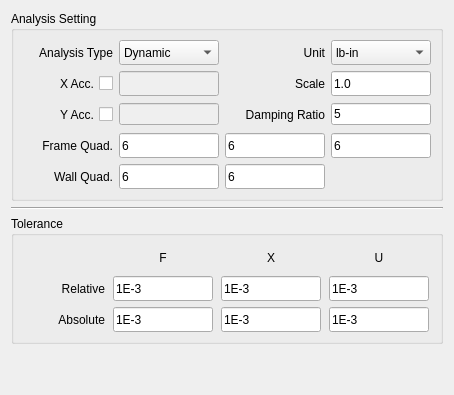
        <widget class="QWidget" name="tab">
         <attribute name="title">
          <string>Analysis</string>
         </attribute>
         <layout class="QVBoxLayout" name="verticalLayout_22">
          <item>
           <widget class="QGroupBox" name="groupBox_15">
            <property name="enabled">
             <bool>true</bool>
            </property>
            <property name="title">
             <string>Analysis Setting</string>
            </property>
            <layout class="QVBoxLayout" name="verticalLayout_12">
             <item>
              <layout class="QGridLayout" name="gridLayout_9">
               <item row="0" column="0">
                <widget class="QLabel" name="label_analysis_type">
                 <property name="minimumSize">
                  <size>
                   <width>90</width>
                   <height>25</height>
                  </size>
                 </property>
                 <property name="maximumSize">
                  <size>
                   <width>100</width>
                   <height>30</height>
                  </size>
                 </property>
                 <property name="text">
                  <string>Analysis Type</string>
                 </property>
                 <property name="alignment">
                  <set>Qt::AlignRight|Qt::AlignTrailing|Qt::AlignVCenter</set>
                 </property>
                </widget>
               </item>
               <item row="0" column="1">
                <widget class="QComboBox" name="box_analysis_type">
                 <property name="minimumSize">
                  <size>
                   <width>70</width>
                   <height>25</height>
                  </size>
                 </property>
                 <property name="maximumSize">
                  <size>
                   <width>100</width>
                   <height>30</height>
                  </size>
                 </property>
                 <item>
                  <property name="text">
                   <string>Dynamic</string>
                  </property>
                 </item>
                </widget>
               </item>
               <item row="0" column="2" alignment="Qt::AlignRight">
                <widget class="QLabel" name="label_unit">
                 <property name="minimumSize">
                  <size>
                   <width>70</width>
                   <height>25</height>
                  </size>
                 </property>
                 <property name="maximumSize">
                  <size>
                   <width>100</width>
                   <height>30</height>
                  </size>
                 </property>
                 <property name="text">
                  <string>Unit</string>
                 </property>
                 <property name="alignment">
                  <set>Qt::AlignRight|Qt::AlignTrailing|Qt::AlignVCenter</set>
                 </property>
                </widget>
               </item>
               <item row="0" column="3">
                <widget class="QComboBox" name="box_unit">
                 <property name="minimumSize">
                  <size>
                   <width>70</width>
                   <height>25</height>
                  </size>
                 </property>
                 <property name="maximumSize">
                  <size>
                   <width>100</width>
                   <height>30</height>
                  </size>
                 </property>
                 <item>
                  <property name="text">
                   <string>lb-in</string>
                  </property>
                 </item>
                 <item>
                  <property name="text">
                   <string>kN-m</string>
                  </property>
                 </item>
                 <item>
                  <property name="text">
                   <string>kN-mm</string>
                  </property>
                 </item>
                </widget>
               </item>
               <item row="1" column="0">
                <widget class="QCheckBox" name="check_accx">
                 <property name="minimumSize">
                  <size>
                   <width>90</width>
                   <height>25</height>
                  </size>
                 </property>
                 <property name="maximumSize">
                  <size>
                   <width>100</width>
                   <height>30</height>
                  </size>
                 </property>
                 <property name="layoutDirection">
                  <enum>Qt::RightToLeft</enum>
                 </property>
                 <property name="text">
                  <string>X Acc.</string>
                 </property>
                </widget>
               </item>
               <item row="1" column="1">
                <widget class="QLineEdit" name="input_accx">
                 <property name="enabled">
                  <bool>false</bool>
                 </property>
                 <property name="minimumSize">
                  <size>
                   <width>70</width>
                   <height>25</height>
                  </size>
                 </property>
                 <property name="maximumSize">
                  <size>
                   <width>100</width>
                   <height>30</height>
                  </size>
                 </property>
                 <property name="text">
                  <string/>
                 </property>
                </widget>
               </item>
               <item row="1" column="2" alignment="Qt::AlignRight">
                <widget class="QLabel" name="label_scale">
                 <property name="minimumSize">
                  <size>
                   <width>70</width>
                   <height>25</height>
                  </size>
                 </property>
                 <property name="maximumSize">
                  <size>
                   <width>100</width>
                   <height>30</height>
                  </size>
                 </property>
                 <property name="text">
                  <string>Scale</string>
                 </property>
                 <property name="alignment">
                  <set>Qt::AlignRight|Qt::AlignTrailing|Qt::AlignVCenter</set>
                 </property>
                </widget>
               </item>
               <item row="1" column="3">
                <widget class="QLineEdit" name="input_scale">
                 <property name="minimumSize">
                  <size>
                   <width>70</width>
                   <height>25</height>
                  </size>
                 </property>
                 <property name="maximumSize">
                  <size>
                   <width>100</width>
                   <height>30</height>
                  </size>
                 </property>
                 <property name="text">
                  <string>1.0</string>
                 </property>
                </widget>
               </item>
               <item row="2" column="0">
                <widget class="QCheckBox" name="check_accy">
                 <property name="minimumSize">
                  <size>
                   <width>90</width>
                   <height>25</height>
                  </size>
                 </property>
                 <property name="maximumSize">
                  <size>
                   <width>100</width>
                   <height>30</height>
                  </size>
                 </property>
                 <property name="layoutDirection">
                  <enum>Qt::RightToLeft</enum>
                 </property>
                 <property name="text">
                  <string>Y Acc.</string>
                 </property>
                </widget>
               </item>
               <item row="2" column="1">
                <widget class="QLineEdit" name="input_accy">
                 <property name="enabled">
                  <bool>false</bool>
                 </property>
                 <property name="maximumSize">
                  <size>
                   <width>100</width>
                   <height>16777215</height>
                  </size>
                 </property>
                </widget>
               </item>
               <item row="2" column="2" alignment="Qt::AlignRight">
                <widget class="QLabel" name="label_damping">
                 <property name="minimumSize">
                  <size>
                   <width>70</width>
                   <height>25</height>
                  </size>
                 </property>
                 <property name="maximumSize">
                  <size>
                   <width>100</width>
                   <height>30</height>
                  </size>
                 </property>
                 <property name="text">
                  <string>Damping Ratio</string>
                 </property>
                 <property name="alignment">
                  <set>Qt::AlignRight|Qt::AlignTrailing|Qt::AlignVCenter</set>
                 </property>
                </widget>
               </item>
               <item row="2" column="3">
                <widget class="QLineEdit" name="input_damping">
                 <property name="maximumSize">
                  <size>
                   <width>100</width>
                   <height>16777215</height>
                  </size>
                 </property>
                 <property name="text">
                  <string>5</string>
                 </property>
                </widget>
               </item>
               <item row="3" column="0">
                <widget class="QLabel" name="label_quad_frame">
                 <property name="minimumSize">
                  <size>
                   <width>90</width>
                   <height>25</height>
                  </size>
                 </property>
                 <property name="maximumSize">
                  <size>
                   <width>100</width>
                   <height>30</height>
                  </size>
                 </property>
                 <property name="text">
                  <string>Frame Quad.</string>
                 </property>
                 <property name="alignment">
                  <set>Qt::AlignRight|Qt::AlignTrailing|Qt::AlignVCenter</set>
                 </property>
                </widget>
               </item>
               <item row="3" column="1">
                <widget class="QLineEdit" name="input_qfx">
                 <property name="minimumSize">
                  <size>
                   <width>70</width>
                   <height>25</height>
                  </size>
                 </property>
                 <property name="maximumSize">
                  <size>
                   <width>100</width>
                   <height>30</height>
                  </size>
                 </property>
                 <property name="text">
                  <string>6</string>
                 </property>
                </widget>
               </item>
               <item row="3" column="2">
                <widget class="QLineEdit" name="input_qfy">
                 <property name="minimumSize">
                  <size>
                   <width>70</width>
                   <height>25</height>
                  </size>
                 </property>
                 <property name="maximumSize">
                  <size>
                   <width>100</width>
                   <height>30</height>
                  </size>
                 </property>
                 <property name="text">
                  <string>6</string>
                 </property>
                </widget>
               </item>
               <item row="3" column="3">
                <widget class="QLineEdit" name="input_qfz">
                 <property name="minimumSize">
                  <size>
                   <width>70</width>
                   <height>25</height>
                  </size>
                 </property>
                 <property name="maximumSize">
                  <size>
                   <width>100</width>
                   <height>30</height>
                  </size>
                 </property>
                 <property name="text">
                  <string>6</string>
                 </property>
                </widget>
               </item>
               <item row="4" column="0">
                <widget class="QLabel" name="label_quad_wall">
                 <property name="minimumSize">
                  <size>
                   <width>90</width>
                   <height>25</height>
                  </size>
                 </property>
                 <property name="maximumSize">
                  <size>
                   <width>100</width>
                   <height>30</height>
                  </size>
                 </property>
                 <property name="text">
                  <string>Wall Quad.</string>
                 </property>
                 <property name="alignment">
                  <set>Qt::AlignRight|Qt::AlignTrailing|Qt::AlignVCenter</set>
                 </property>
                </widget>
               </item>
               <item row="4" column="1">
                <widget class="QLineEdit" name="input_qwx">
                 <property name="minimumSize">
                  <size>
                   <width>70</width>
                   <height>25</height>
                  </size>
                 </property>
                 <property name="maximumSize">
                  <size>
                   <width>100</width>
                   <height>30</height>
                  </size>
                 </property>
                 <property name="text">
                  <string>6</string>
                 </property>
                </widget>
               </item>
               <item row="4" column="2">
                <widget class="QLineEdit" name="input_qwy">
                 <property name="minimumSize">
                  <size>
                   <width>70</width>
                   <height>25</height>
                  </size>
                 </property>
                 <property name="maximumSize">
                  <size>
                   <width>100</width>
                   <height>30</height>
                  </size>
                 </property>
                 <property name="text">
                  <string>6</string>
                 </property>
                </widget>
               </item>
              </layout>
             </item>
            </layout>
           </widget>
          </item>
          <item>
           <widget class="Line" name="line_3">
            <property name="orientation">
             <enum>Qt::Horizontal</enum>
            </property>
           </widget>
          </item>
          <item>
           <widget class="QGroupBox" name="groupBox_6">
            <property name="title">
             <string>Tolerance</string>
            </property>
            <layout class="QVBoxLayout" name="verticalLayout_20">
             <item>
              <layout class="QGridLayout" name="gridLayout_16">
               <item row="0" column="1" alignment="Qt::AlignHCenter">
                <widget class="QLabel" name="label_10">
                 <property name="minimumSize">
                  <size>
                   <width>40</width>
                   <height>25</height>
                  </size>
                 </property>
                 <property name="maximumSize">
                  <size>
                   <width>80</width>
                   <height>40</height>
                  </size>
                 </property>
                 <property name="text">
                  <string>F</string>
                 </property>
                 <property name="alignment">
                  <set>Qt::AlignCenter</set>
                 </property>
                </widget>
               </item>
               <item row="0" column="2" alignment="Qt::AlignHCenter">
                <widget class="QLabel" name="label_11">
                 <property name="minimumSize">
                  <size>
                   <width>40</width>
                   <height>25</height>
                  </size>
                 </property>
                 <property name="maximumSize">
                  <size>
                   <width>80</width>
                   <height>40</height>
                  </size>
                 </property>
                 <property name="text">
                  <string>X</string>
                 </property>
                 <property name="alignment">
                  <set>Qt::AlignCenter</set>
                 </property>
                </widget>
               </item>
               <item row="0" column="3" alignment="Qt::AlignHCenter">
                <widget class="QLabel" name="label_12">
                 <property name="minimumSize">
                  <size>
                   <width>40</width>
                   <height>25</height>
                  </size>
                 </property>
                 <property name="maximumSize">
                  <size>
                   <width>80</width>
                   <height>40</height>
                  </size>
                 </property>
                 <property name="text">
                  <string>U</string>
                 </property>
                 <property name="alignment">
                  <set>Qt::AlignCenter</set>
                 </property>
                </widget>
               </item>
               <item row="1" column="0">
                <widget class="QLabel" name="label_2">
                 <property name="minimumSize">
                  <size>
                   <width>60</width>
                   <height>25</height>
                  </size>
                 </property>
                 <property name="maximumSize">
                  <size>
                   <width>80</width>
                   <height>40</height>
                  </size>
                 </property>
                 <property name="text">
                  <string>Relative</string>
                 </property>
                 <property name="alignment">
                  <set>Qt::AlignRight|Qt::AlignTrailing|Qt::AlignVCenter</set>
                 </property>
                </widget>
               </item>
               <item row="1" column="1">
                <widget class="QLineEdit" name="input_relf">
                 <property name="minimumSize">
                  <size>
                   <width>60</width>
                   <height>25</height>
                  </size>
                 </property>
                 <property name="maximumSize">
                  <size>
                   <width>100</width>
                   <height>40</height>
                  </size>
                 </property>
                 <property name="text">
                  <string>1E-3</string>
                 </property>
                </widget>
               </item>
               <item row="1" column="2">
                <widget class="QLineEdit" name="input_relx">
                 <property name="minimumSize">
                  <size>
                   <width>60</width>
                   <height>25</height>
                  </size>
                 </property>
                 <property name="maximumSize">
                  <size>
                   <width>100</width>
                   <height>40</height>
                  </size>
                 </property>
                 <property name="text">
                  <string>1E-3</string>
                 </property>
                </widget>
               </item>
               <item row="1" column="3">
                <widget class="QLineEdit" name="input_relu">
                 <property name="minimumSize">
                  <size>
                   <width>60</width>
                   <height>25</height>
                  </size>
                 </property>
                 <property name="maximumSize">
                  <size>
                   <width>100</width>
                   <height>40</height>
                  </size>
                 </property>
                 <property name="text">
                  <string>1E-3</string>
                 </property>
                </widget>
               </item>
               <item row="2" column="0">
                <widget class="QLabel" name="label_7">
                 <property name="minimumSize">
                  <size>
                   <width>60</width>
                   <height>25</height>
                  </size>
                 </property>
                 <property name="maximumSize">
                  <size>
                   <width>80</width>
                   <height>40</height>
                  </size>
                 </property>
                 <property name="text">
                  <string>Absolute</string>
                 </property>
                 <property name="alignment">
                  <set>Qt::AlignRight|Qt::AlignTrailing|Qt::AlignVCenter</set>
                 </property>
                </widget>
               </item>
               <item row="2" column="1">
                <widget class="QLineEdit" name="input_absf">
                 <property name="minimumSize">
                  <size>
                   <width>60</width>
                   <height>25</height>
                  </size>
                 </property>
                 <property name="maximumSize">
                  <size>
                   <width>100</width>
                   <height>40</height>
                  </size>
                 </property>
                 <property name="text">
                  <string>1E-3</string>
                 </property>
                </widget>
               </item>
               <item row="2" column="2">
                <widget class="QLineEdit" name="input_absx">
                 <property name="minimumSize">
                  <size>
                   <width>60</width>
                   <height>25</height>
                  </size>
                 </property>
                 <property name="maximumSize">
                  <size>
                   <width>100</width>
                   <height>40</height>
                  </size>
                 </property>
                 <property name="text">
                  <string>1E-3</string>
                 </property>
                </widget>
               </item>
               <item row="2" column="3">
                <widget class="QLineEdit" name="input_absu">
                 <property name="minimumSize">
                  <size>
                   <width>60</width>
                   <height>25</height>
                  </size>
                 </property>
                 <property name="maximumSize">
                  <size>
                   <width>100</width>
                   <height>40</height>
                  </size>
                 </property>
                 <property name="text">
                  <string>1E-3</string>
                 </property>
                </widget>
               </item>
              </layout>
             </item>
            </layout>
           </widget>
          </item>
          <item>
           <spacer name="verticalSpacer_6">
            <property name="orientation">
             <enum>Qt::Vertical</enum>
            </property>
            <property name="sizeHint" stdset="0">
             <size>
              <width>20</width>
              <height>40</height>
             </size>
            </property>
           </spacer>
          </item>
         </layout>
        </widget>
